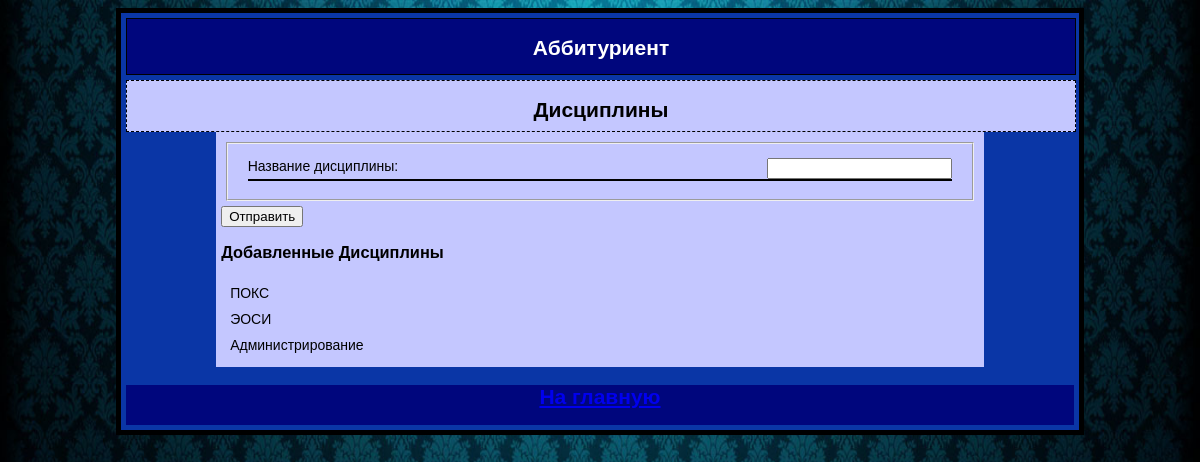
The page /disc/ on the database as committed earlier.
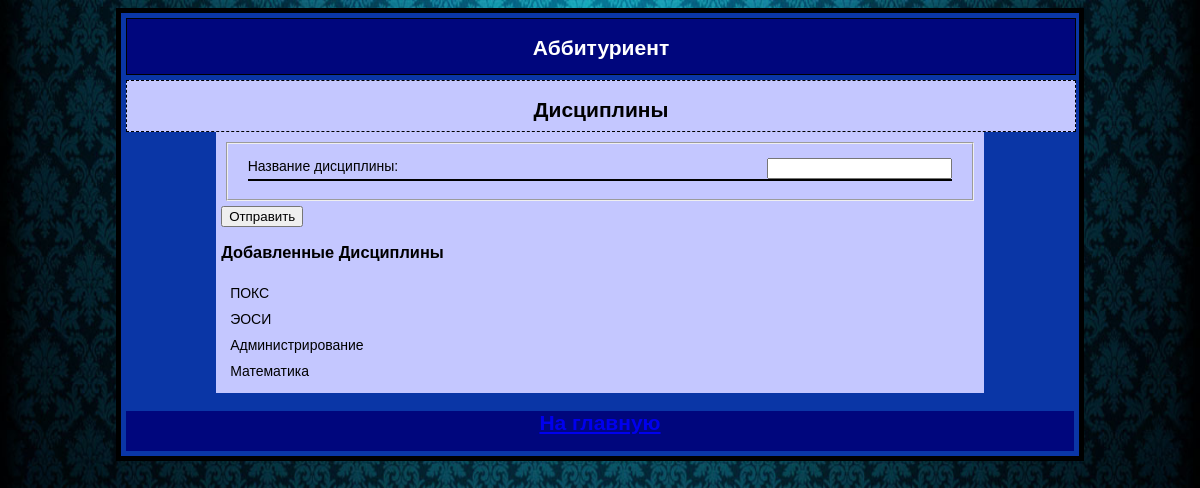
The same page on the database as committed later.
### entrant/models.py (models this page shows, shortened)
class Disc(models.Model):#таблица с дисциплинами
	name = models.CharField(max_length=20)#название

### entrant/views.py (the view)
# urls.py: path('disc/', add_disc),
def add_disc(request):
	if request.method == "POST":
		form = DiscForm(request.POST)
		if form.is_valid():
			post = form.save()
			return HttpResponse("</p>Специализация была успешно добавленна!</p><br><a href='/disc/'>Вернутся обратно</a>")
	else:
		form = DiscForm()
	return render(request, 'add_and_show.html', {'form':form,
		                                'name': 'Дисциплины',
		                                'list': Disc.objects.all()})

### entrant/forms.py (shortened to what this page needs)
class DiscForm(forms.Form):
	name = forms.CharField(max_length=20, label='Название дисциплины')

### templates/add_and_show.html (shortened to what this page needs)
{% extends 'base.html' %}
{% block name %}
	<h2>{{ name }}</h2>
{% endblock %}
{% block content %}
	<form method="post">
    	<fieldset>
            <ul>
        	{% for field in form %}
                <li>
            	   <label>{{ field.label }}:</label>
                   {{ field }}
                   <div class="error">
                    </div>
                </li>
        	{% endfor %}
            </ul>
    	</fieldset>
        <button type="submit">Отправить</button>
	</form>
    <h3>Добавленные {{ name }}</h3>
    <ul>
        {% for i in list %}
            <li>{{ i.name }}</li>
        {% endfor %}
    </ul>
{% endblock %}

### templates/base.html (shortened to what this page needs)
<!DOCTYPE html>
<html>
<head>
</head>
<body>
	<div id="container">
		<div id="header">
			<h2>Аббитуриент</h2>
		</div>
		<div id="navigation">
			{% block name %}
			{% endblock %}
		</div>
		<div id="content">
			{% block content %}
			{% endblock %}
		</div>
		<div id="footer">
			<h2><a href='/' id='to_index'>На главную</a></h2>
		</div>
	</div>
</body>
</html>

### templates/base.html (style rules this page uses)
body { background: url('/media/background.jpg') no-repeat fixed; background-size: 100% 100%; color: #000; font-family: Arial, sans-serif; font-size: 14px; }
ul { padding: 2px; margin: 2px; text-decoration: none; display: block; }
ul li { list-style-type: none; padding: 5px; }
fieldset { margin: 5px; }
input, select { float:right; }
label { float: left; }
#header { background: #00067d; color: white; border: 1px black solid; width: 100%; height: 55px; }
#container { background: #0a36a6; border: 5px black solid; margin: auto auto; padding: 5px; text-align: center; width: 80%; height: 100%; }
#navigation { margin-top: 5px; background: #c4c7ff; border: 1px black dashed; width: 100%; height: 50px; }
#content { background: #c4c7ff; margin: auto auto; padding: 5px; width: 80%; height: 100%; text-align: left; }
#footer { background: #00067d; width: 100%; height: 40px; }
.error { background-color: red; border: black 1px solid; clear: both; }

Rows that differ between the two databases and show on the page:
added Disc: name "Математика"
